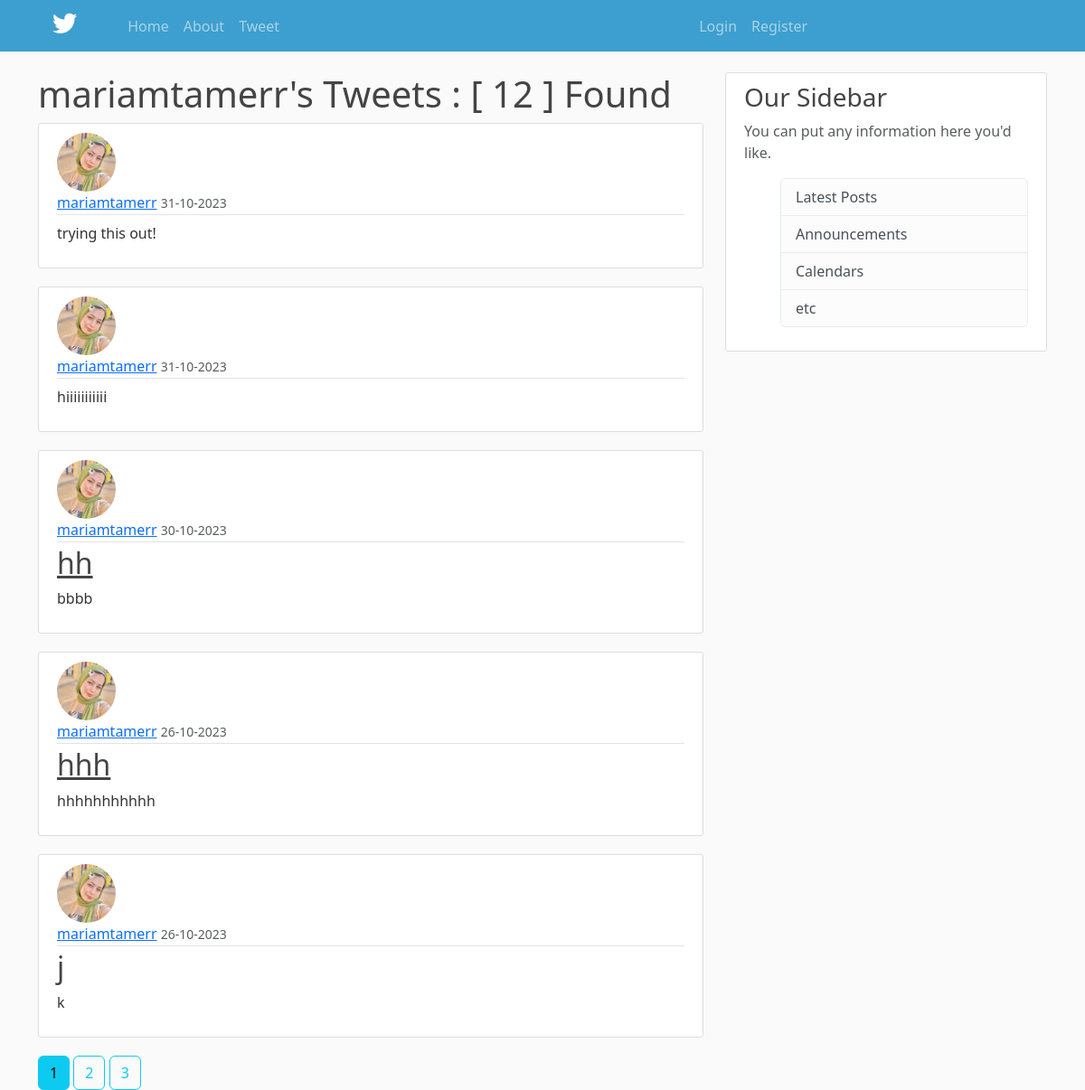
Screenshot of /users/mariamtamerr with the database file from the repository.
### twitter/models.py (models this page shows, shortened)
class User(db.Model):
    id = db.Column(db.Integer, primary_key=True)
    username = db.Column(db.String(20), unique=True, nullable=False)
    email = db.Column(db.String(120), unique=True, nullable=False)
    password = db.Column(db.String(60), nullable=False)
    image = db.Column(db.String(20), nullable=False, default='default.jpg')
    posts = db.relationship('Post', backref='author', lazy=True)

class Post(db.Model):
    id = db.Column(db.Integer, primary_key=True)
    title = db.Column(db.String(), nullable=True)
    content = db.Column(db.Text, nullable=False)
    user_id = db.Column(db.Integer, db.ForeignKey('user.id'), nullable=True)
    date_posted = db.Column(db.DateTime, nullable=True, default=datetime.utcnow)

### twitter/users/routes.py (the view)
@users.route("/users/<string:username>")
def user_posts(username):
    page = request.args.get('page', 1, type=int)
    user = User.query.filter_by(username=username).first_or_404() #next in posts you must specify that author=user so you et total posts of a specific user not all posts of all users cmobined
    posts = Post.query.filter_by(author=user)\
        .order_by(Post.date_posted.desc()).paginate(per_page=5, page = page )
    return render_template('user_posts.html', posts = posts, user=user)

### twitter/templates/user_posts.html
{% extends "base.html" %}
 {% block content %}
 <h1> {{user.username}}'s Tweets : [ {{posts.total}} ] Found </h1>
 {% for post in posts.items %}
 <article class="media content-section">
  <img class="rounded-circle article-img" src="{{ url_for('static', filename='images/' + post.author.image) }}" />
    <div class="media-body">
      <div class="article-metadata">
        <a class="mr-2" href="{{ url_for('users.user_posts' , username=post.author.username) }}">{{ post.author.username }}</a>
        <small class="text-muted">{{ post.date_posted.strftime('%d-%m-%Y') }}</small>
      </div>
      <h2><a class="article-title" href="{{url_for('posts.post' , post_id=post.id)}}">{{ post.title }}</a></h2>
      <p class="article-content">{{ post.content }}</p>
    </div>
  </article>
{% endfor %}
  {% for page_num in posts.iter_pages(left_edge=1, right_edge=1, left_current=1, right_current=2)  %}
    {% if page_num %}
      {% if page_num==posts.page %}
        <a href="{{ url_for('main.home', page=page_num) }}" class="btn btn-info">{{ page_num }}</a>
      {% else %}
        <a href="{{ url_for('main.home', page=page_num) }}" class="btn btn-outline-info">{{ page_num }}</a>
      {% endif %}
    {% else %}
      ...
    {% endif %}
  {% endfor %}
{% endblock content %}

### twitter/static/main.css (style rules this page uses)
body { background: #fafafa; color: #333333; margin-top: 5rem; }
h1, h2, h3, h4, h5, h6 { color: #444444; }
.content-section { background: #ffffff; padding: 10px 20px; border: 1px solid #dddddd; border-radius: 3px; margin-bottom: 20px; }
.article-title { color: #444444; }
.article-content { white-space: pre-line; }
.article-img { height: 65px; width: 65px; margin-right: 16px; }
.article-metadata { padding-bottom: 1px; margin-bottom: 4px; border-bottom: 1px solid #e3e3e3 }

### rows the page displays
User: username "mariamtamerr"
Post: image (picture), author.username "mariamtamerr", date_posted "31-10-2023", content "trying this out!"
Post: image (picture), author.username "mariamtamerr", date_posted "31-10-2023", content "hiiiiiiiiiii"
Post: image (picture), author.username "mariamtamerr", date_posted "30-10-2023", title "hh", content "bbbb"
Post: image (picture), author.username "mariamtamerr", date_posted "26-10-2023", title "hhh", content "hhhhhhhhhhh"
Post: image (picture), author.username "mariamtamerr", date_posted "26-10-2023", title "j", content "k"

### other values shown
{{ posts.total }} "12"
{{ page_num }} "1"
{{ page_num }} "2" "3"
